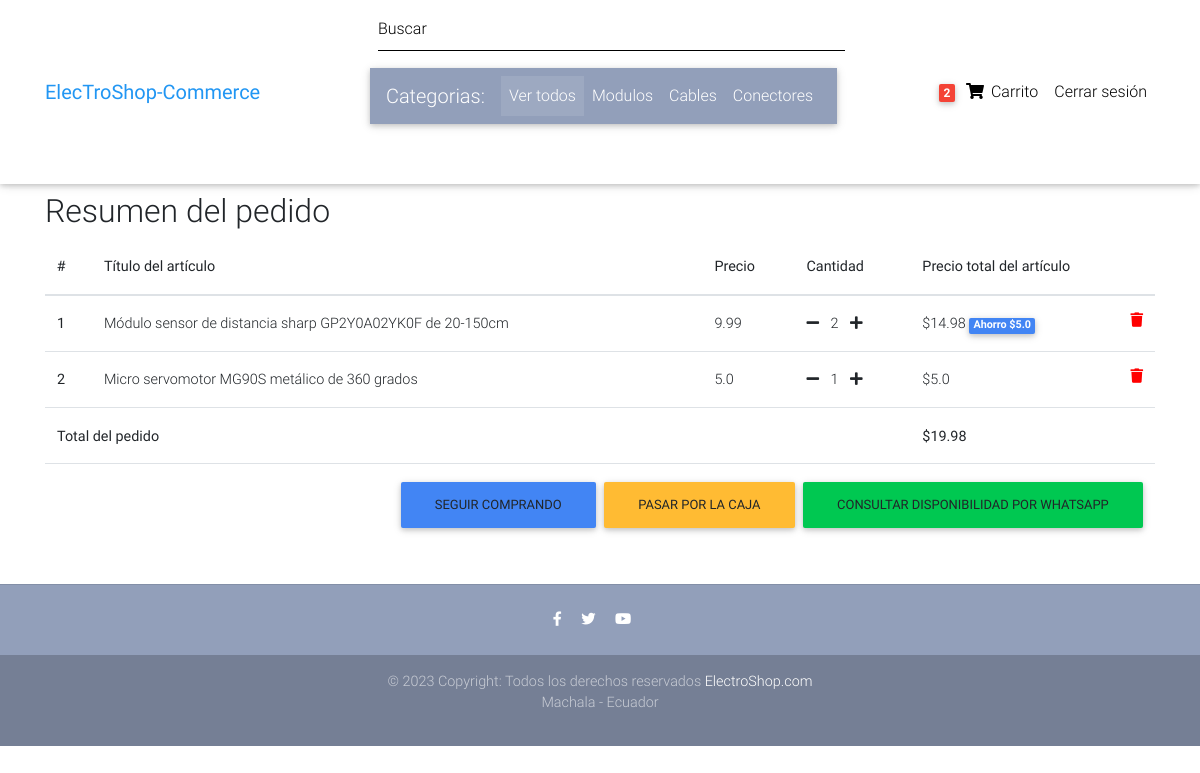
Page /order-summary/ (signed in) on the earlier database version.
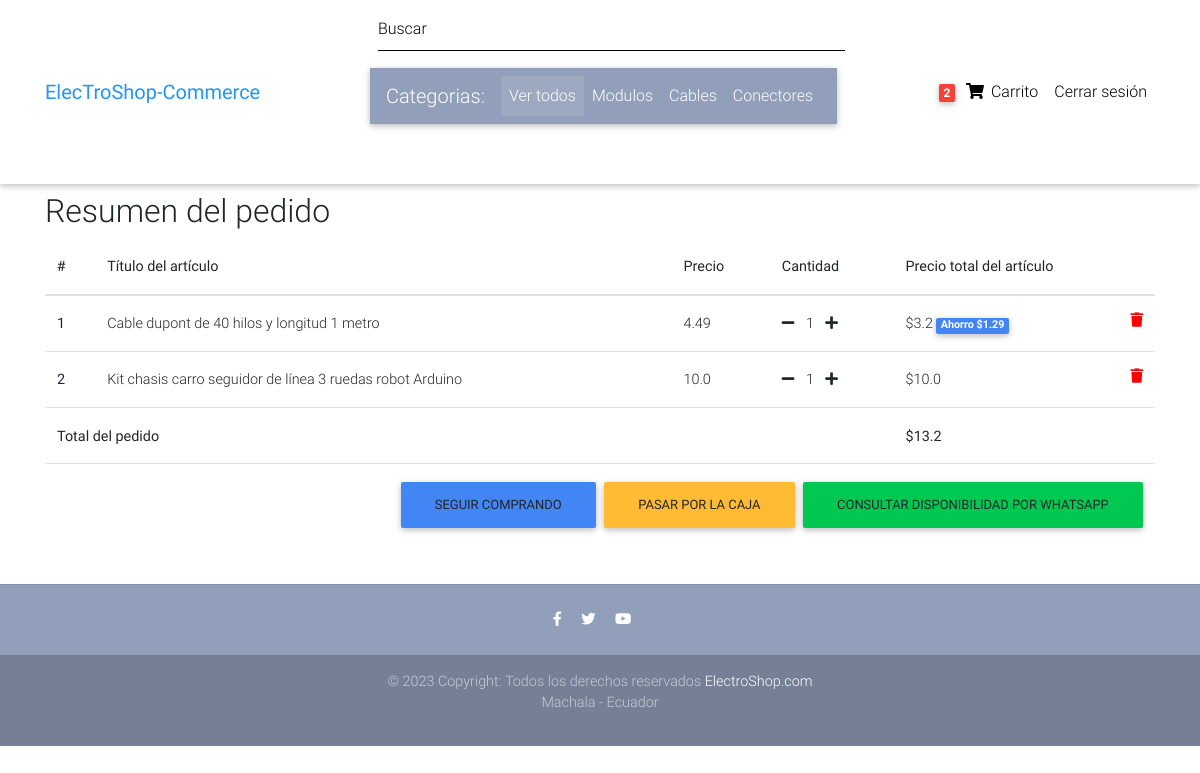
Same page on the later database version.
### core/models.py (models this page shows, shortened)
class Order(models.Model):
    user = models.ForeignKey(settings.AUTH_USER_MODEL,
                             on_delete=models.CASCADE)
    ref_code = models.CharField(max_length=20, blank=True, null=True)
    items = models.ManyToManyField(OrderItem)
    start_date = models.DateTimeField(auto_now_add=True)
    ordered_date = models.DateTimeField()
    ordered = models.BooleanField(default=False)
    shipping_address = models.ForeignKey(
        'Address', related_name='shipping_address', on_delete=models.SET_NULL, blank=True, null=True)
    billing_address = models.ForeignKey(
        'Address', related_name='billing_address', on_delete=models.SET_NULL, blank=True, null=True)
    payment = models.ForeignKey(
        'Payment', on_delete=models.SET_NULL, blank=True, null=True)
    coupon = models.ForeignKey(
        'Coupon', on_delete=models.SET_NULL, blank=True, null=True)
    being_delivered = models.BooleanField(default=False)
    received = models.BooleanField(default=False)
    refund_requested = models.BooleanField(default=False)
    refund_granted = models.BooleanField(default=False)
    '''
    1. Item added to cart
    2. Adding a billing address
    (Failed checkout)
    3. Payment
    (Preprocessing, processing, packaging etc.)
    4. Being delivered
    5. Received
    6. Refunds
    '''
    def get_total(self):
        total = 0
        for order_item in self.items.all():
            total += order_item.get_final_price()
        if self.coupon:
            total -= self.coupon.amount
        return total

class OrderItem(models.Model):
    user = models.ForeignKey(settings.AUTH_USER_MODEL,
                             on_delete=models.CASCADE)
    ordered = models.BooleanField(default=False)
    item = models.ForeignKey(Item, on_delete=models.CASCADE)
    quantity = models.IntegerField(default=1)
    def get_total_item_price(self):
        return self.quantity * self.item.price
    def get_total_discount_item_price(self):
        return self.quantity * self.item.discount_price
    def get_amount_saved(self):
        return self.get_total_item_price() - self.get_total_discount_item_price()
    def get_final_price(self):
        if self.item.discount_price:
            return self.get_total_discount_item_price()
        return self.get_total_item_price()

class Item(models.Model):
    title = models.CharField(max_length=100)
    price = models.FloatField()
    discount_price = models.FloatField(blank=True, null=True)
    category = models.CharField(choices=CATEGORY_CHOICES, max_length=2)
    label = models.CharField(choices=LABEL_CHOICES, max_length=1)
    slug = models.SlugField()
    description = models.TextField()
    image = models.ImageField()

### core/views.py (the view)
# urls.py: path('order-summary/', OrderSummaryView.as_view(), name='order-summary'),
class OrderSummaryView(LoginRequiredMixin, View):
    def get(self, *args, **kwargs):
        try:
            order = Order.objects.get(user=self.request.user, ordered=False)
            context = {
                'object': order
            }
            return render(self.request, 'order_summary.html', context)
        except ObjectDoesNotExist:
            messages.warning(self.request, "You do not have an active order")
            return redirect("/")

### core/templatetags/cart_template_tags.py (called while the page is built)
@register.filter
def cart_item_count(user):
    if user.is_authenticated:
        qs = Order.objects.filter(user=user, ordered=False)
        if qs.exists():
            return qs[0].items.count()
    return 0

### templates/order_summary.html (shortened to what this page needs)
{% extends "base.html" %}
{% block content %}
  <main>
    <div class="container">
    <div class="table-responsive text-nowrap">
    <h2>Resumen del pedido</h2>
    <table class="table">
        <thead>
        <tr>
            <th scope="col">#</th>
            <th scope="col">Título del artículo</th>
            <th scope="col">Precio</th>
            <th scope="col">Cantidad</th>
            <th scope="col">Precio total del artículo</th>
        </tr>
        </thead>
        <tbody>
        {% for order_item in object.items.all %}
        <tr>
            <th scope="row">{{ forloop.counter }}</th>
            <td>{{ order_item.item.title }}</td>
            <td>{{ order_item.item.price }}</td>
            <td>
                <a href="{% url 'core:remove-single-item-from-cart' order_item.item.slug %}"><i class="fas fa-minus mr-2"></i></a>
                {{ order_item.quantity }}
                <a href="{% url 'core:add-to-cart' order_item.item.slug %}"><i class="fas fa-plus ml-2"></i></a>
            </td>
            <td>
            {% if order_item.item.discount_price %}
                ${{ order_item.get_total_discount_item_price }}
                <span class="badge badge-primary">Ahorro ${{ order_item.get_amount_saved }}</span>
            {% else %}
                ${{ order_item.get_total_item_price }}
            {% endif %}
            <a style='color: red;' href="{% url 'core:remove-from-cart' order_item.item.slug %}">
                <i class="fas fa-trash float-right"></i>
            </a>
            </td>
        </tr>
        {% endfor %}
        {% if object.get_total %}
        <tr>
            <td colspan="4"><b>Total del pedido</b></td>
            <td><b>${{ object.get_total }}</b></td>
        </tr>
        <tr>
            <td colspan="5">
            <a class='btn btn-success float-right ml-2' href='/send_message/' target="_blank">Consultar disponibilidad por WhatsApp</a>
            <a class='btn btn-warning float-right ml-2' href='/checkout/'>Pasar por la caja</a>
            <a class='btn btn-primary float-right' href='/'>Seguir comprando</a>
            </td>
        </tr>
        {% endif %}
        </tbody>
    </table>
    </div>
    </div>
  </main>
{% endblock content %}

### templates/base.html (shortened to what this page needs)
{% load static %}
<!DOCTYPE html>
<html lang="en">
<head>
  <link rel="stylesheet" href="https://use.fontawesome.com/releases/v5.8.1/css/all.css">
  <link href="{% static 'css/bootstrap.min.css' %}" rel="stylesheet">
  <link href="{% static 'css/mdb.min.css' %}" rel="stylesheet">
  <link href="{% static 'css/style.min.css' %}" rel="stylesheet">
</head>
<body>
    <div class="mt-5 pt-4">
    </div>
    {% include "navbar.html" %}
    <div class="mt-5 pt-4">
    </div>
    <div class="mt-5">
    {% block content %}
    {% endblock content %}
    </div>
    {% include "footer.html" %}
</body>
</html>

### templates/navbar.html (shortened to what this page needs)
{% load cart_template_tags %}
<nav class="navbar fixed-top navbar-expand-lg navbar-light white scrolling-navbar">
    <div class="container">
      <a class="navbar-brand waves-effect" href="/">
        <strong class="blue-text">ElecTroShop-Commerce</strong>
      </a>
      <div style="position: relative; justify-content: right;">
        <div style="position: relative; top: 0; right: 0;">
          <form class="form-inline">
            <div class="md-form my-0 w-100">
              <input class="form-control mr-sm-2 w-100" type="text" placeholder="Buscar" aria-label="Search">
            </div>
          </form>
        </div>
      <nav class="navbar navbar-expand-lg navbar-dark mdb-color lighten-3 mt-3 mb-5 mx-auto">
        <span class="navbar-brand">Categorias:</span>
        <div class="collapse navbar-collapse" id="basicExampleNav">
          <ul class="navbar-nav mr-auto">
            <li class="nav-item active">
              <a class="nav-link" href="/">Ver todos
              </a>
            </li>
            <li class="nav-item">
              <a class="nav-link" href="/modulos/">Modulos</a>
            </li>
            <li class="nav-item">
              <a class="nav-link" href="/cables/">Cables</a>
            </li>
            <li class="nav-item">
              <a class="nav-link" href="/conectores/">Conectores</a>
            </li>
          </ul>
        </div>
      </nav>
      </div>
      <div class="collapse navbar-collapse" id="navbarSupportedContent" style="justify-content: right; flex-grow:0">
        <ul class="navbar-nav nav-flex-icons ">
          {% if request.user.is_authenticated %}
          <li class="nav-item">
            <a href="{% url 'core:order-summary' %}" class="nav-link waves-effect">
              <span class="badge red z-depth-1 mr-1"> {{ request.user|cart_item_count }} </span>
              <i class="fas fa-shopping-cart"></i>
              <span class="clearfix d-none d-sm-inline-block"> Carrito </span>
            </a>
          </li>
          <li class="nav-item">
            <a class="nav-link waves-effect" href="{% url 'account_logout' %}">
              <span class="clearfix d-none d-sm-inline-block"> Cerrar sesión </span>
            </a>
          </li>
          {% endif %}
        </ul>
      </div>
    </div>
  </nav>

### templates/footer.html
<footer class="page-footer text-center font-small mt-4 wow fadeIn">
    <hr class="my-4">
    <div class="pb-4">
      <a href="https://www.facebook.com" target="_blank">
        <i class="fab fa-facebook-f mr-3"></i>
      </a>
      <a href="https://twitter.com" target="_blank">
        <i class="fab fa-twitter mr-3"></i>
      </a>
      <a href="https://www.youtube.com/" target="_blank">
        <i class="fab fa-youtube mr-3"></i>
      </a>
    </div>
    <div class="footer-copyright py-3">
      © 2023 Copyright: Todos los derechos reservados
      <a href="/" target="_blank"> ElectroShop.com </a>
      <br>
      <p>Machala - Ecuador</p>
    </div>
  </footer>

### templates/scripts.html (shortened to what this page needs)
{% load static %}

### templates/base.html (style rules this page uses)
html, body, header, .carousel { height: 60vh; }

Differences in the rows shown:
removed OrderItem: item "Módulo sensor de distancia sharp GP2Y0A02YK0F de 20-150cm", item.price "9.99", quantity "2", get_total_discount_item_price "14.98", get_amount_saved "5.0"
removed OrderItem: item "Micro servomotor MG90S metálico de 360 grados", item.price "5.0", quantity "1", get_total_item_price "5.0"
added OrderItem: item "Cable dupont de 40 hilos y longitud 1 metro", item.price "4.49", quantity "1", get_total_discount_item_price "3.2", get_amount_saved "1.29"
added OrderItem: item "Kit chasis carro seguidor de línea 3 ruedas robot Arduino", item.price "10.0", quantity "1", get_total_item_price "10.0"
changed Order: get_total "19.98" → "13.2"
